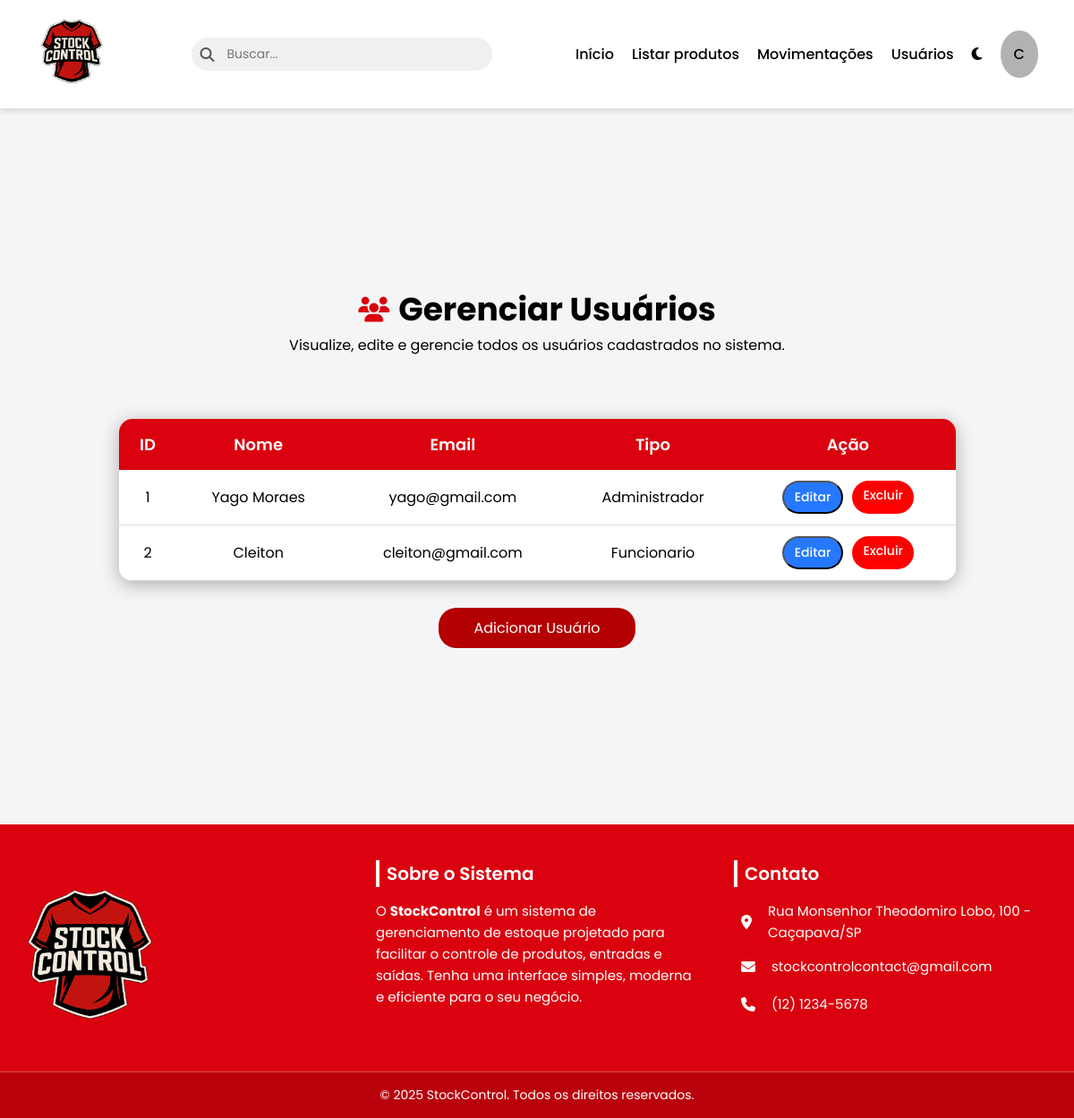
Page /php/gerenciar_usuarios.php (signed in) on the earlier database version.
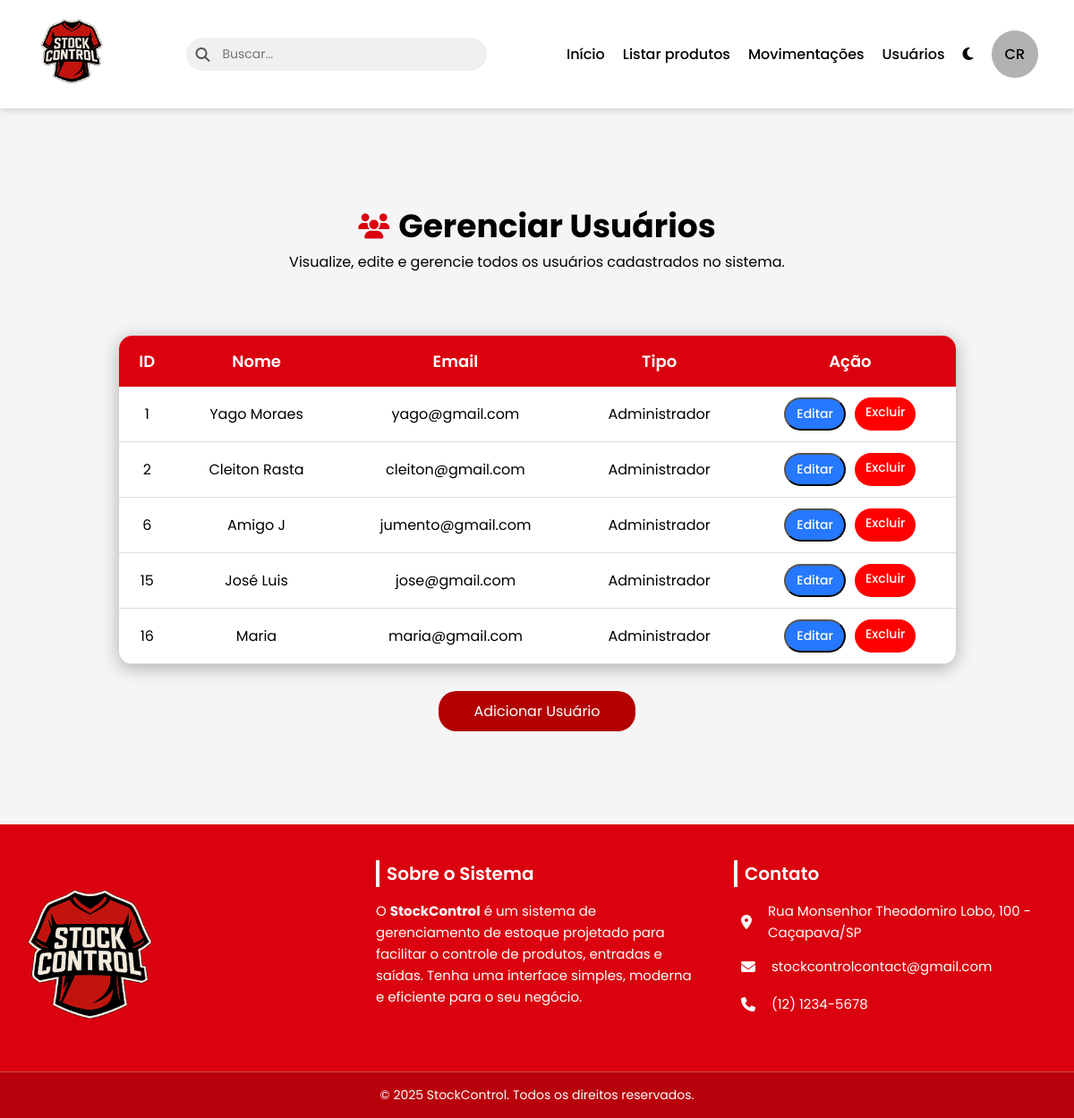
Same page on the later database version.
### tables this page shows
CREATE TABLE `usuarios` (
  `id_usuario` int(11) NOT NULL,
  `nome_usuario` varchar(100) NOT NULL,
  `email_usuario` varchar(100) NOT NULL,
  `senha_usuario` varchar(255) NOT NULL,
  `tipo_usuario` enum('Administrador','Funcionario') NOT NULL
);

### php/gerenciar_usuarios.php (the view, shortened to what this page needs)
<?php
include('conexao.php');
$stmt_usuario = $conexao->prepare('SELECT * FROM usuarios');
$stmt_usuario->execute();
$result_usuario = $stmt_usuario->get_result();
?>
<!DOCTYPE html>
<html lang="pt-br">
<head>
    <link rel="stylesheet" href="../css/gerenciar_usuarios.css">
</head>
<body>
    <?php include 'nav.php'; ?>
    <main>
        <div class="titulo">
            <h1><i class="fas fa-users"></i> Gerenciar Usuários</h1>
            <p>Visualize, edite e gerencie todos os usuários cadastrados no sistema.</p>
        </div>
        <table>
            <thead>
                <tr>
                    <th>ID</th>
                    <th>Nome</th>
                    <th>Email</th>
                    <th>Tipo</th>
                    <th>Ação</th>
                </tr>
            </thead>
            <?php if ($result_usuario->num_rows > 0): ?>
                <?php while ($usuario = $result_usuario->fetch_assoc()): ?>
                    <tbody>
                        <tr>
                            <th><?php echo htmlspecialchars($usuario['id_usuario']) ?></th>
                            <th><?php echo htmlspecialchars($usuario['nome_usuario']) ?></th>
                            <th><?php echo htmlspecialchars($usuario['email_usuario']) ?></th>
                            <th><?php echo htmlspecialchars($usuario['tipo_usuario']) ?></th>
                            <th>
                                <div class="acoes">
                                    <button class="botao" id="editar" onclick="abrirModal(<?= $usuario['id_usuario'] ?>, '<?= addslashes($usuario['nome_usuario']) ?>', '<?= addslashes($usuario['email_usuario']) ?>', '<?= $usuario['tipo_usuario'] ?>')">Editar</button>
                                    <a href="javascript:void(0)" class="botao" id="excluir" onclick="confirmarExclusao(<?php echo $usuario['id_usuario'] ?>)">Excluir</a>
                                </div>
                            </th>
                        </tr>
                    </tbody>
                <?php endwhile; ?>
            <?php endif; ?>
        </table>
        <a href="#" id="adicionar_usuario">Adicionar Usuário</a>
    </main>
    <?php include('footer.php') ?>
</body>
</html>

### php/nav.php (shortened to what this page needs)
<?php
include_once('conexao.php');
$id_usuario = $_SESSION['id_usuario'];
$stmt = $conexao->prepare("SELECT nome_usuario FROM usuarios WHERE id_usuario = ?");
$stmt->bind_param("i", $id_usuario);
$stmt->execute();
$result = $stmt->get_result();
$usuario_nav = $result->fetch_assoc();
$nome_completo = $usuario_nav['nome_usuario'];
$partes = explode(' ', trim($nome_completo));
$iniciais = '';
foreach ($partes as $parte) {
    if (!empty($parte)) {
        $iniciais .= strtoupper($parte[0]);
    }
}
?>
<!DOCTYPE html>
<html lang="pt-br">
<head>
    <link rel="stylesheet" href="../css/nav.css">
</head>
<body>
    <nav>
        <div class="logo">
            <a href="inicio.php"><img src="../img/logo1.png" alt="Logo"></a>
        </div>
        <div class="pesquisa">
            <i class="fa-solid fa-magnifying-glass"></i>
            <input type="search" placeholder="Buscar...">
        </div>
        <ul class="navegacao">
            <li><a href="../php/inicio.php">Início</a></li>
            <li><a href="listar_produtos.php">Listar produtos</a></li>
            <li><a href="movimentacoes.php">Movimentações</a></li>
            <li><a href="gerenciar_usuarios.php">Usuários</a></li>
            <li><i class="fa-solid fa-moon" id="modo-noturno"></i></li>
            <li><a href="perfil.php" id="perfil"><?php echo htmlspecialchars($iniciais); ?></a></li>
        </ul>
    </nav>
</body>
</html>

### php/footer.php (shortened to what this page needs)
<!DOCTYPE html>
<html lang="pt-br">
<head>
    <link rel="stylesheet" href="../css/footer.css">
    <link rel="stylesheet" href="https://cdnjs.cloudflare.com/ajax/libs/font-awesome/6.5.0/css/all.min.css">
</head>
<body>
    <footer>
        <div class="container-rodape">
            <div class="secao-rodape">
                <img src="../img/logo1.png" alt="Logo StockControl" class="logo-rodape">
            </div>
            <div class="secao-rodape" id="descricao-sistema">
                <h3>Sobre o Sistema</h3>
                <p>
                    O <strong>StockControl</strong> é um sistema de gerenciamento de estoque
                    projetado para facilitar o controle de produtos, entradas e saídas.
                    Tenha uma interface simples, moderna e eficiente para o seu negócio.
                </p>
            </div>
            <div class="secao-rodape">
                <h3>Contato</h3>
                <ul class="lista-contato">
                    <li><i class="fa-solid fa-location-dot"></i> Rua Monsenhor Theodomiro Lobo, 100 - Caçapava/SP</li>
                    <li><i class="fa-solid fa-envelope"></i> <a href="mailto:stockcontrolcontact@gmail.com">stockcontrolcontact@gmail.com</a></li>
                    <li><i class="fa-solid fa-phone"></i> (12) 1234-5678</li>
                </ul>
            </div>
        </div>
        <div class="rodape-final">
            &copy; 2025 StockControl. Todos os direitos reservados.
        </div>
    </footer>
</body>
</html>

### css/gerenciar_usuarios.css (style rules this page uses)
* { margin: 0; padding: 0; box-sizing: border-box; font-family: 'Poppins', sans-serif; scroll-behavior: smooth; }
main { display: flex; justify-content: center; align-items: center; flex-direction: column; padding: 50px; min-height: 100vh; background-color: #f5f5f5; }
.titulo { text-align: center; margin-bottom: 40px; position: relative; }
.titulo h1 { font-size: 36px; font-weight: 700; display: flex; justify-content: center; align-items: center; gap: 10px; }
.titulo h1 i { font-size: 28px; color: #DA020E; }
table { border-collapse: separate; border-spacing: 0; width: 85%; margin-top: 30px; background-color: white; border-radius: 15px; overflow: hidden; box-shadow: 0 4px 20px rgba(0, 0, 0, 0.3); }
thead { background-color: #DA020E; color: white; font-size: 18px; }
thead th { padding: 15px; text-align: center; font-weight: 600; }
tbody tr { transition: all 0.2s ease-in-out; }
tbody th { border-bottom: 1px solid #ddd; padding: 12px 15px; font-weight: 400; color: black; }
.acoes { display: flex; justify-content: center; gap: 10px; }
.botao { text-decoration: none; text-align: center; border-radius: 20px; padding: 6px 12px; color: white; transition: 0.3s ease-in-out; font-weight: 500; font-size: 14px; }
#editar { background-color: rgb(37, 120, 255); }
#excluir { background-color: red; }
#adicionar_usuario { margin-top: 30px; color: white; text-align: center; border-radius: 20px; text-decoration: none; padding: 10px; width: 20%; background-color: #b30000; transition: 0.3s ease-in-out; }

### css/nav.css (style rules this page uses)
* { margin: 0; padding: 0; box-sizing: border-box; font-family: 'Poppins', sans-serif; scroll-behavior: smooth; }
nav { width: 100%; background: #fff; box-shadow: 0 2px 8px rgba(0, 0, 0, 0.15); padding: 10px 40px; display: flex; justify-content: space-between; align-items: center; position: relative; }
nav .logo img { width: 80px; }
.pesquisa { display: flex; align-items: center; width: 30%; }
.pesquisa i { color: #555; position: absolute; margin-left: 10px; }
.pesquisa input { border: none; background: transparent; outline: none; width: 100%; font-size: 14px; color: #333; gap: 10px; background: #f0f0f0; border-radius: 25px; padding: 8px 40px; transition: 0.3s ease-in-out; }
.navegacao { display: flex; gap: 20px; list-style: none; }
.navegacao li a { color: #000; text-decoration: none; font-weight: 500; transition: 0.3s; }
.navegacao li #perfil { border-radius: 50%; background-color: rgba(0, 0, 0, 0.3); padding: 15px; }

### css/footer.css (style rules this page uses)
* { margin: 0; padding: 0; box-sizing: border-box; font-family: 'Poppins', sans-serif; scroll-behavior: smooth; }
footer { background-color: #DA020E; color: white; padding-top: 40px; position: relative; width: 100%; }
.container-rodape { max-width: 1200px; margin: auto; display: flex; justify-content: space-between; align-items: flex-start; flex-wrap: wrap; gap: 40px; padding: 0 20px; }
.secao-rodape { flex: 1; min-width: 280px; }
.logo-rodape { width: 160px; margin-top: 10px; transition: transform 0.3s ease; }
footer h3 { font-size: 20px; margin-bottom: 15px; font-weight: 600; border-left: 4px solid #fff; padding-left: 8px; }
footer p, footer a, footer li { font-size: 15px; color: white; text-decoration: none; line-height: 1.6; }
.lista-contato { list-style: none; padding: 0; }
.lista-contato li { display: flex; align-items: center; gap: 10px; margin-bottom: 10px; }
.lista-contato i { font-size: 16px; color: #fff; padding: 8px; border-radius: 8px; }
.rodape-final { text-align: center; padding: 15px; border-top: 1px solid rgba(255, 255, 255, 0.3); font-size: 14px; margin-top: 30px; background-color: #b9010b; }

Differences in the rows shown:
changed usuarios "cleiton@gmail.com": nome_usuario "Cleiton" → "Cleiton Rasta"; tipo_usuario "Funcionario" → "Administrador"
added usuarios: id_usuario "6", nome_usuario "Amigo J", email_usuario "jumento@gmail.com", tipo_usuario "Administrador"
added usuarios: id_usuario "15", nome_usuario "José Luis", email_usuario "jose@gmail.com", tipo_usuario "Administrador"
added usuarios: id_usuario "16", nome_usuario "Maria", email_usuario "maria@gmail.com", tipo_usuario "Administrador"
Other differences:
$iniciais: "C" → "CR"
